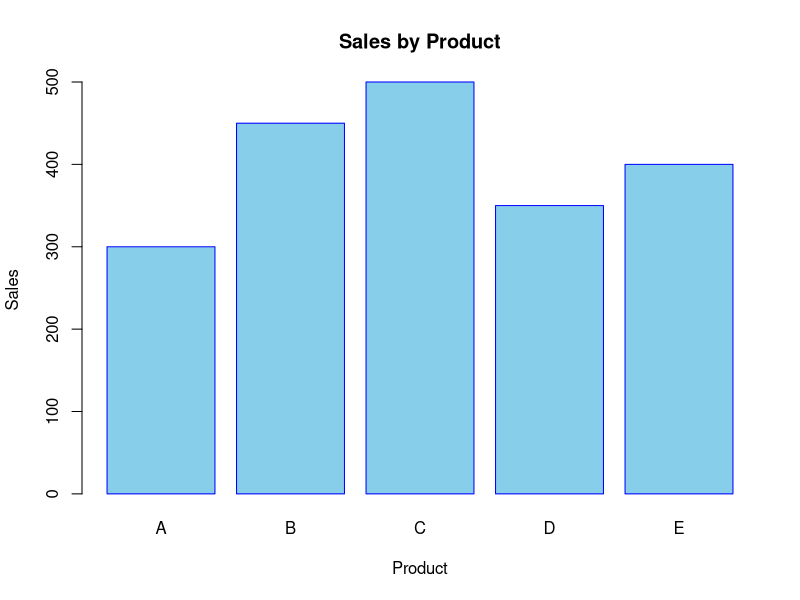

Generate this figure with R:
# Sales data
product <- c("A", "B", "C", "D", "E")
sales <- c(300, 450, 500, 350, 400)

# Create bar plot
barplot(sales,
        names.arg = product,
        col = "skyblue",
        main = "Sales by Product",
        xlab = "Product",
        ylab = "Sales",
        border = "blue")